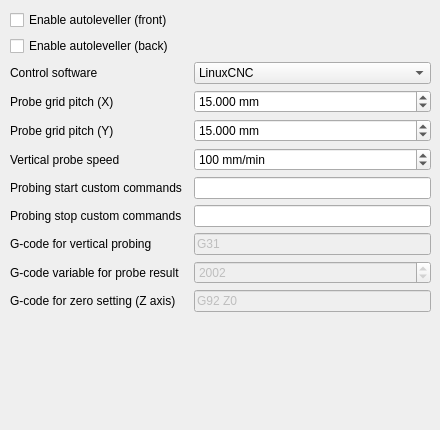
        <widget class="QWidget" name="autolevellerTab">
         <attribute name="title">
          <string>Autoleveller</string>
         </attribute>
         <widget class="QWidget" name="formLayoutWidget_5">
          <property name="geometry">
           <rect>
            <x>10</x>
            <y>10</y>
            <width>421</width>
            <height>411</height>
           </rect>
          </property>
          <layout class="QGridLayout" name="autolevellerGridLayout">
           <property name="sizeConstraint">
            <enum>QLayout::SetDefaultConstraint</enum>
           </property>
           <property name="horizontalSpacing">
            <number>12</number>
           </property>
           <property name="verticalSpacing">
            <number>6</number>
           </property>
           <item row="1" column="0">
            <widget class="QCheckBox" name="albackCheckBox">
             <property name="toolTip">
              <string>&lt;html&gt;&lt;head/&gt;&lt;body&gt;&lt;p&gt;&lt;span style=&quot; font-style:italic;&quot;&gt;--al-back&lt;/span&gt;&lt;/p&gt;&lt;p&gt;Enable the autoleveller for the front side&lt;/p&gt;&lt;/body&gt;&lt;/html&gt;</string>
             </property>
             <property name="text">
              <string>Enable autoleveller (back)</string>
             </property>
             <property name="checked">
              <bool>false</bool>
             </property>
            </widget>
           </item>
           <item row="2" column="1">
            <widget class="QComboBox" name="softwareComboBox">
             <property name="toolTip">
              <string>&lt;html&gt;&lt;head/&gt;&lt;body&gt;&lt;p&gt;&lt;span style=&quot; font-style:italic;&quot;&gt;--software&lt;/span&gt;&lt;/p&gt;&lt;p&gt;the height probing commands are different from software to software. Use this option to select the used software; currently supported softwares are LinuxCNC, Mach3, Mach4 and custom. With custom you can specify al-probecode, al-probevar and al-setzzero, in order to generate gcode for an unsupported software. For compatibility reasons, the custom gcode is much bigger (3-4 times) than the gcode for a supported software.&lt;/p&gt;&lt;/body&gt;&lt;/html&gt;</string>
             </property>
             <item>
              <property name="text">
               <string>LinuxCNC</string>
              </property>
             </item>
             <item>
              <property name="text">
               <string>Mach3</string>
              </property>
             </item>
             <item>
              <property name="text">
               <string>Mach4</string>
              </property>
             </item>
             <item>
              <property name="text">
               <string>custom</string>
              </property>
             </item>
            </widget>
           </item>
           <item row="10" column="0">
            <widget class="QLabel" name="alsetzzeroLabel">
             <property name="enabled">
              <bool>true</bool>
             </property>
             <property name="toolTip">
              <string>&lt;html&gt;&lt;head/&gt;&lt;body&gt;&lt;p&gt;&lt;span style=&quot; font-style:italic;&quot;&gt;--al-setzzero&lt;/span&gt;&lt;/p&gt;&lt;p&gt;custom gcode for setting the actual height as the zero of the Z axis. For example, LinuxCNC uses G10 L20 P0 Z0 while Mach3, Mach4 and TurboCNC use G92 Z0. If unspecified, G92 Z0 will be used. This option is relevant only when --software=custom&lt;/p&gt;&lt;/body&gt;&lt;/html&gt;</string>
             </property>
             <property name="text">
              <string>G-code for zero setting (Z axis)</string>
             </property>
             <property name="buddy">
              <cstring>alsetzzeroLineEdit</cstring>
             </property>
            </widget>
           </item>
           <item row="3" column="1">
            <widget class="QDoubleSpinBox" name="alxDoubleSpinBox">
             <property name="toolTip">
              <string>&lt;html&gt;&lt;head/&gt;&lt;body&gt;&lt;p&gt;&lt;span style=&quot; font-style:italic;&quot;&gt;--al-x&lt;/span&gt;&lt;/p&gt;&lt;p&gt;Width of the probing on the X axis. Higher values increase the levelling precision but also increases the probing time (but not the milling time)&lt;/p&gt;&lt;/body&gt;&lt;/html&gt;</string>
             </property>
             <property name="suffix">
              <string> mm</string>
             </property>
             <property name="decimals">
              <number>3</number>
             </property>
             <property name="minimum">
              <double>1.000000000000000</double>
             </property>
             <property name="maximum">
              <double>1000.000000000000000</double>
             </property>
             <property name="value">
              <double>15.000000000000000</double>
             </property>
            </widget>
           </item>
           <item row="3" column="0">
            <widget class="QLabel" name="alxLabel">
             <property name="toolTip">
              <string>&lt;html&gt;&lt;head/&gt;&lt;body&gt;&lt;p&gt;&lt;span style=&quot; font-style:italic;&quot;&gt;--al-x&lt;/span&gt;&lt;/p&gt;&lt;p&gt;Width of the probing on the X axis. Higher values increase the levelling precision but also increases the probing time (but not the milling time)&lt;/p&gt;&lt;/body&gt;&lt;/html&gt;</string>
             </property>
             <property name="text">
              <string>Probe grid pitch (X)</string>
             </property>
             <property name="buddy">
              <cstring>alxDoubleSpinBox</cstring>
             </property>
            </widget>
           </item>
           <item row="9" column="1">
            <widget class="QSpinBox" name="alprobevarSpinBox">
             <property name="enabled">
              <bool>false</bool>
             </property>
             <property name="toolTip">
              <string>&lt;html&gt;&lt;head/&gt;&lt;body&gt;&lt;p&gt;&lt;span style=&quot; font-style:italic;&quot;&gt;--al-probevar&lt;/span&gt;&lt;/p&gt;&lt;p&gt;custom Z probe result variable. For example, LinuxCNC uses 5063 while Mach3, Mach4 and TurboCNC use 2002. If unspecified, 2002 will be used. This option is relevant only when --software=custom&lt;/p&gt;&lt;/body&gt;&lt;/html&gt;</string>
             </property>
             <property name="suffix">
              <string/>
             </property>
             <property name="prefix">
              <string/>
             </property>
             <property name="minimum">
              <number>1</number>
             </property>
             <property name="maximum">
              <number>100000</number>
             </property>
             <property name="value">
              <number>2002</number>
             </property>
            </widget>
           </item>
           <item row="7" column="1">
            <widget class="QLineEdit" name="alprobeoffLineEdit">
             <property name="toolTip">
              <string>&lt;html&gt;&lt;head/&gt;&lt;body&gt;&lt;p&gt;&lt;span style=&quot; font-style:italic;&quot;&gt;--al-probe-off&lt;/span&gt;&lt;/p&gt;&lt;p&gt;Insert these commands at the end of the probing sequence, replacing the standard M0 command. You can use this argument to add a M64/M65 command (LinuxCNC) to automatically disable the probe tool. Use a at sign (@) to insert a newline&lt;/p&gt;&lt;/body&gt;&lt;/html&gt;</string>
             </property>
            </widget>
           </item>
           <item row="8" column="0">
            <widget class="QLabel" name="alprobecodeLabel">
             <property name="enabled">
              <bool>true</bool>
             </property>
             <property name="toolTip">
              <string>&lt;html&gt;&lt;head/&gt;&lt;body&gt;&lt;p&gt;&lt;span style=&quot; font-style:italic;&quot;&gt;--al-probecode&lt;/span&gt;&lt;/p&gt;&lt;p&gt;custom Z probe code. For example, LinuxCNC uses G38.2 while Mach3, Mach4 and TurboCNC use G31. If unspecified, G31 will be used. This option is relevant only when --software=custom&lt;/p&gt;&lt;/body&gt;&lt;/html&gt;</string>
             </property>
             <property name="text">
              <string>G-code for vertical probing</string>
             </property>
             <property name="buddy">
              <cstring>alprobecodeLineEdit</cstring>
             </property>
            </widget>
           </item>
           <item row="8" column="1">
            <widget class="QLineEdit" name="alprobecodeLineEdit">
             <property name="enabled">
              <bool>false</bool>
             </property>
             <property name="toolTip">
              <string>&lt;html&gt;&lt;head/&gt;&lt;body&gt;&lt;p&gt;&lt;span style=&quot; font-style:italic;&quot;&gt;--al-probecode&lt;/span&gt;&lt;/p&gt;&lt;p&gt;custom Z probe code. For example, LinuxCNC uses G38.2 while Mach3, Mach4 and TurboCNC use G31. If unspecified, G31 will be used. This option is relevant only when --software=custom&lt;/p&gt;&lt;/body&gt;&lt;/html&gt;</string>
             </property>
             <property name="text">
              <string>G31</string>
             </property>
            </widget>
           </item>
           <item row="5" column="1">
            <widget class="QSpinBox" name="alprobefeedSpinBox">
             <property name="toolTip">
              <string>&lt;html&gt;&lt;head/&gt;&lt;body&gt;&lt;p&gt;&lt;span style=&quot; font-style:italic;&quot;&gt;--al-probefeed&lt;/span&gt;&lt;/p&gt;&lt;p&gt;Probe speed on the Z axis. Higher values decrease the probing time but also increase the wear of the probing tool&lt;/p&gt;&lt;/body&gt;&lt;/html&gt;</string>
             </property>
             <property name="suffix">
              <string> mm/min</string>
             </property>
             <property name="maximum">
              <number>5000</number>
             </property>
             <property name="singleStep">
              <number>10</number>
             </property>
             <property name="value">
              <number>100</number>
             </property>
            </widget>
           </item>
           <item row="9" column="0">
            <widget class="QLabel" name="alprobevarLabel">
             <property name="enabled">
              <bool>true</bool>
             </property>
             <property name="toolTip">
              <string>&lt;html&gt;&lt;head/&gt;&lt;body&gt;&lt;p&gt;&lt;span style=&quot; font-style:italic;&quot;&gt;--al-probevar&lt;/span&gt;&lt;/p&gt;&lt;p&gt;custom Z probe result variable. For example, LinuxCNC uses 5063 while Mach3, Mach4 and TurboCNC use 2002. If unspecified, 2002 will be used. This option is relevant only when --software=custom&lt;/p&gt;&lt;/body&gt;&lt;/html&gt;</string>
             </property>
             <property name="text">
              <string>G-code variable for probe result</string>
             </property>
             <property name="buddy">
              <cstring>alprobevarSpinBox</cstring>
             </property>
            </widget>
           </item>
           <item row="6" column="0">
            <widget class="QLabel" name="alprobeonLabel">
             <property name="toolTip">
              <string>&lt;html&gt;&lt;head/&gt;&lt;body&gt;&lt;p&gt;&lt;span style=&quot; font-style:italic;&quot;&gt;--al-probe-on&lt;/span&gt;&lt;/p&gt;&lt;p&gt;Insert these commands at the start of the probing sequence. You can use this argument to add a M64/M65 command (LinuxCNC) to automatically enable the probe tool. Use a at sign (@) to insert a newline&lt;/p&gt;&lt;/body&gt;&lt;/html&gt;</string>
             </property>
             <property name="text">
              <string>Probing start custom commands</string>
             </property>
             <property name="buddy">
              <cstring>alprobeonLineEdit</cstring>
             </property>
            </widget>
           </item>
           <item row="4" column="0">
            <widget class="QLabel" name="alyLabel">
             <property name="toolTip">
              <string>&lt;html&gt;&lt;head/&gt;&lt;body&gt;&lt;p&gt;&lt;span style=&quot; font-style:italic;&quot;&gt;--al-y&lt;/span&gt;&lt;/p&gt;&lt;p&gt;Width of the probing on the Y axis. Higher values increase the levelling precision but also increases the probing time (but not the milling time)&lt;/p&gt;&lt;/body&gt;&lt;/html&gt;</string>
             </property>
             <property name="text">
              <string>Probe grid pitch (Y)</string>
             </property>
             <property name="buddy">
              <cstring>alyDoubleSpinBox</cstring>
             </property>
            </widget>
           </item>
           <item row="4" column="1">
            <widget class="QDoubleSpinBox" name="alyDoubleSpinBox">
             <property name="toolTip">
              <string>&lt;html&gt;&lt;head/&gt;&lt;body&gt;&lt;p&gt;&lt;span style=&quot; font-style:italic;&quot;&gt;--al-y&lt;/span&gt;&lt;/p&gt;&lt;p&gt;Width of the probing on the Y axis. Higher values increase the levelling precision but also increases the probing time (but not the milling time)&lt;/p&gt;&lt;/body&gt;&lt;/html&gt;</string>
             </property>
             <property name="suffix">
              <string> mm</string>
             </property>
             <property name="decimals">
              <number>3</number>
             </property>
             <property name="minimum">
              <double>1.000000000000000</double>
             </property>
             <property name="maximum">
              <double>1000.000000000000000</double>
             </property>
             <property name="value">
              <double>15.000000000000000</double>
             </property>
            </widget>
           </item>
           <item row="6" column="1">
            <widget class="QLineEdit" name="alprobeonLineEdit">
             <property name="toolTip">
              <string>&lt;html&gt;&lt;head/&gt;&lt;body&gt;&lt;p&gt;&lt;span style=&quot; font-style:italic;&quot;&gt;--al-probe-on&lt;/span&gt;&lt;/p&gt;&lt;p&gt;Insert these commands at the start of the probing sequence. You can use this argument to add a M64/M65 command (LinuxCNC) to automatically enable the probe tool. Use a at sign (@) to insert a newline&lt;/p&gt;&lt;/body&gt;&lt;/html&gt;</string>
             </property>
             <property name="placeholderText">
              <string/>
             </property>
            </widget>
           </item>
           <item row="5" column="0">
            <widget class="QLabel" name="alprobefeedLabel">
             <property name="toolTip">
              <string>&lt;html&gt;&lt;head/&gt;&lt;body&gt;&lt;p&gt;&lt;span style=&quot; font-style:italic;&quot;&gt;--al-probefeed&lt;/span&gt;&lt;/p&gt;&lt;p&gt;Probe speed on the Z axis. Higher values decrease the probing time but also increase the wear of the probing tool&lt;/p&gt;&lt;/body&gt;&lt;/html&gt;</string>
             </property>
             <property name="text">
              <string>Vertical probe speed</string>
             </property>
             <property name="buddy">
              <cstring>alprobefeedSpinBox</cstring>
             </property>
            </widget>
           </item>
           <item row="7" column="0">
            <widget class="QLabel" name="alprobeoffLabel">
             <property name="toolTip">
              <string>&lt;html&gt;&lt;head/&gt;&lt;body&gt;&lt;p&gt;&lt;span style=&quot; font-style:italic;&quot;&gt;--al-probe-off&lt;/span&gt;&lt;/p&gt;&lt;p&gt;Insert these commands at the end of the probing sequence, replacing the standard M0 command. You can use this argument to add a M64/M65 command (LinuxCNC) to automatically disable the probe tool. Use a at sign (@) to insert a newline&lt;/p&gt;&lt;/body&gt;&lt;/html&gt;</string>
             </property>
             <property name="text">
              <string>Probing stop custom commands</string>
             </property>
             <property name="buddy">
              <cstring>alprobeoffLineEdit</cstring>
             </property>
            </widget>
           </item>
           <item row="2" column="0">
            <widget class="QLabel" name="softwareLabel">
             <property name="toolTip">
              <string>&lt;html&gt;&lt;head/&gt;&lt;body&gt;&lt;p&gt;&lt;span style=&quot; font-style:italic;&quot;&gt;--software&lt;/span&gt;&lt;/p&gt;&lt;p&gt;the height probing commands are different from software to software. Use this option to select the used software; currently supported softwares are LinuxCNC, Mach3, Mach4 and custom. With custom you can specify al-probecode, al-probevar and al-setzzero, in order to generate gcode for an unsupported software. For compatibility reasons, the custom gcode is much bigger (3-4 times) than the gcode for a supported software.&lt;/p&gt;&lt;/body&gt;&lt;/html&gt;</string>
             </property>
             <property name="text">
              <string>Control software</string>
             </property>
             <property name="buddy">
              <cstring>softwareComboBox</cstring>
             </property>
            </widget>
           </item>
           <item row="0" column="0">
            <widget class="QCheckBox" name="alfrontCheckBox">
             <property name="toolTip">
              <string>&lt;html&gt;&lt;head/&gt;&lt;body&gt;&lt;p&gt;&lt;span style=&quot; font-style:italic;&quot;&gt;--al-front&lt;/span&gt;&lt;/p&gt;&lt;p&gt;Enable the autoleveller for the front side&lt;/p&gt;&lt;/body&gt;&lt;/html&gt;</string>
             </property>
             <property name="text">
              <string>Enable autoleveller (front)</string>
             </property>
             <property name="checked">
              <bool>false</bool>
             </property>
            </widget>
           </item>
           <item row="10" column="1">
            <widget class="QLineEdit" name="alsetzzeroLineEdit">
             <property name="enabled">
              <bool>false</bool>
             </property>
             <property name="toolTip">
              <string>&lt;html&gt;&lt;head/&gt;&lt;body&gt;&lt;p&gt;&lt;span style=&quot; font-style:italic;&quot;&gt;--al-setzzero&lt;/span&gt;&lt;/p&gt;&lt;p&gt;custom gcode for setting the actual height as the zero of the Z axis. For example, LinuxCNC uses G10 L20 P0 Z0 while Mach3, Mach4 and TurboCNC use G92 Z0. If unspecified, G92 Z0 will be used. This option is relevant only when --software=custom&lt;/p&gt;&lt;/body&gt;&lt;/html&gt;</string>
             </property>
             <property name="text">
              <string>G92 Z0</string>
             </property>
            </widget>
           </item>
           <item row="11" column="0" colspan="2">
            <spacer name="verticalSpacer_6">
             <property name="orientation">
              <enum>Qt::Vertical</enum>
             </property>
             <property name="sizeHint" stdset="0">
              <size>
               <width>20</width>
               <height>40</height>
              </size>
             </property>
            </spacer>
           </item>
          </layout>
         </widget>
        </widget>
